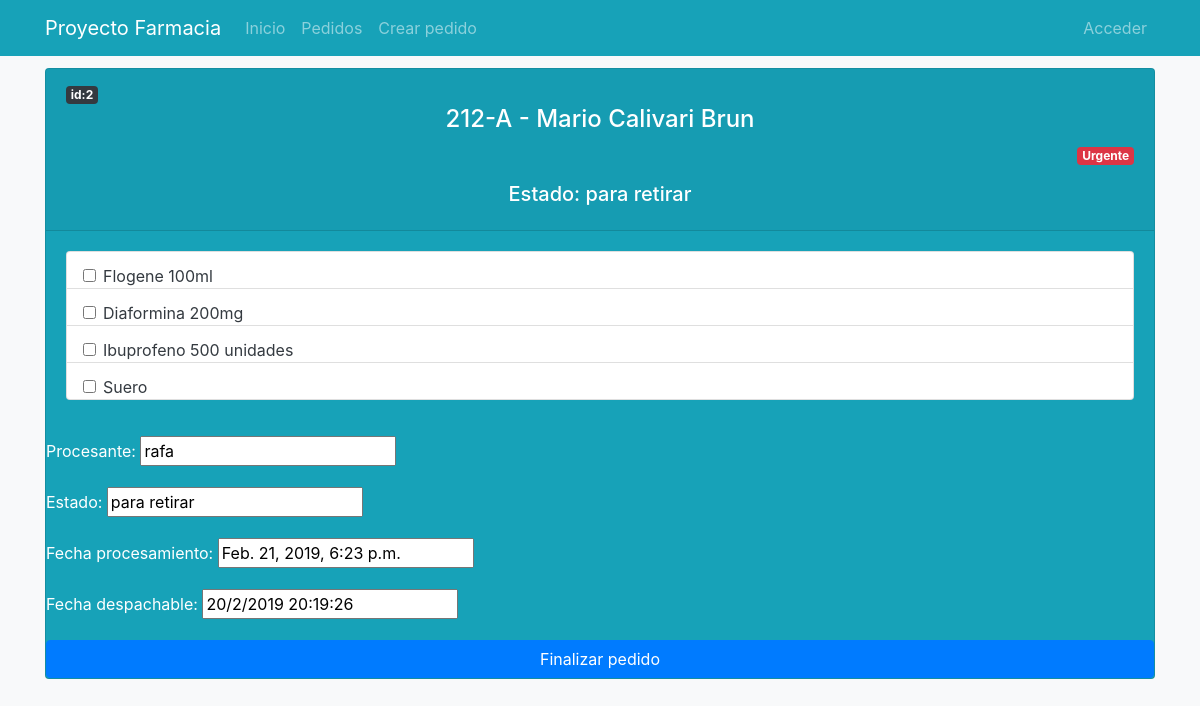
Page /pedidos/procesar/2/ on the earlier database version.
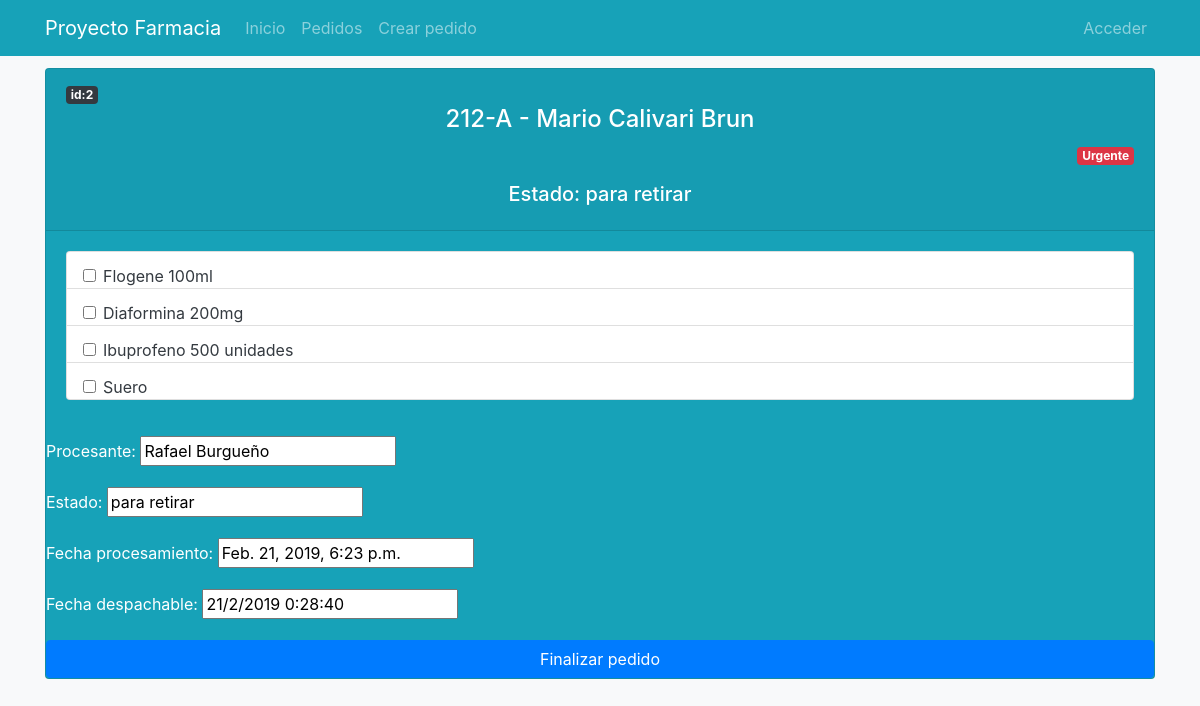
Same page on the later database version.
### pedidos/models.py (models this page shows, shortened)
class Pedidos(models.Model):
    paciente = models.CharField(verbose_name="Paciente", max_length=200)
    cama = models.CharField(verbose_name="Cama", max_length=100)
    insumos = models.TextField(verbose_name="Insumos")
    solicitante = models.CharField(verbose_name="Solicitante", max_length=200)
    procesante = models.CharField(verbose_name="Procesante", max_length=200, blank=True)
    retirante = models.CharField(verbose_name="Retirante", max_length=200, blank=True)
    urgencia = models.CharField(verbose_name="Urgencia", max_length=100)
    estado = models.CharField(verbose_name="Estado", max_length=100, default='pendiente')
    id_modificado = models.CharField(verbose_name="modificado", max_length=50, default='no')
    created = models.DateTimeField(auto_now_add=True, verbose_name="Fecha de creación")
    updated = models.DateTimeField(auto_now=True, verbose_name="Fecha de edición")
    fecha_procesamiento = models.CharField(verbose_name="Fecha de procesamiento", max_length=100, blank=True, default='0000')
    fecha_despachable = models.CharField(verbose_name="Fecha despachable", max_length=100, blank=True, default='0000')
    fecha_despacho = models.CharField(verbose_name="Fecha de despacho", max_length=100, blank=True, default='0000')
    class Meta:
        verbose_name = "pedido"
        verbose_name_plural = "pedidos"
        ordering = ['-urgencia', 'created']
    def insumos_as_list(self):
        return self.insumos.split(';')

### pedidos/views.py (the view, shortened to what this page needs)
# urls.py: path('procesar/<int:pk>/', PedidosUpdate.as_view(), name='procesar'),
class PedidosUpdate(UpdateView):
    model = Pedidos
    fields = ['estado','fecha_procesamiento','fecha_despachable']
    template_name_suffix = '_update_form'
    success_url = reverse_lazy('pedidos:procesar')

### pedidos/templates/pedidos/pedidos_update_form.html (shortened to what this page needs)
{% extends 'core/base.html' %}
{% load static %}
{% block content %}
<main role="main">
  <div class="container">
    <div class="card text-white bg-info mb-5 shadow-lg" >
      <div class="card-header">
        <span class="badge badge-dark">id:{{pedidos.id}}</span>
        <h4 class="text-center">{{pedidos.cama}} - {{pedidos.paciente}}</h4>
        <p class="text-right">
          {% if pedidos.urgencia == 'no urgente' %}
            <span class="badge badge-success">Rutina</span>
          {% elif pedidos.urgencia == 'urgente' %}
            <span class="badge badge-danger">Urgente</span>
          {% else %}
            <span class="badge badge-warning">Modificado</span>
          {% endif %}
        </p>
        <h5 class="card-title text-center">Estado: {{pedidos.estado}}</h5>
      </div>
    <form action="" method="post" onsubmit="return seteos_despachable_onsubmit()">{% csrf_token %}
      <div class="card-body">
        <ul class="list-group text-dark mb-3">
          {% for insumo in pedidos.insumos_as_list %}
            <li class="list-group-item pb-0">
              <div class="form-check pl-3 py-0">
                <input type="checkbox" class="form-check-input" id="{{forloop.counter}}--{{insumo|slugify}}" required>
                <label class="form-check-label" for="{{forloop.counter}}--{{insumo|slugify}}">{{insumo}}</label>
              </div>
            </li>
          {% endfor %}
        </ul>
      </div>
          <p><label for="id_procesante">Procesante:</label>
          <input type="text" name="procesante" value="{{pedidos.procesante}}" maxlength="200" id="id_procesante" readonly></p>
          <p><label for="id_estado">Estado:</label>
          <input type="text" name="estado" value="{{pedidos.estado}}" maxlength="100" required id="id_estado" readonly></p>
          <p><label for="id_fecha_procesamiento">Fecha procesamiento:</label>
            <input type="text" name="fecha_procesamiento" id="id_fecha_procesamiento" value="{% now "DATETIME_FORMAT" %}" readonly></p>
          <p>
            <label for="id_fecha_despachable">Fecha despachable:</label>
            <input type="text" name="fecha_despachable" id="id_fecha_despachable" value="{{pedidos.fecha_despachable}}" readonly>
          </p>
          <div class="text-center">
            <input type="submit" class="btn btn-primary btn-block" value="Finalizar pedido" />
          </div>
        </form>
      </div>
  </div>
</main>
{% endblock %}

Differences in the rows shown:
changed Pedidos "Mario Calivari Brun": procesante "rafa" → "Rafael Burgueño"; fecha_despachable "20/2/2019 20:19:26" → "21/2/2019 0:28:40"
